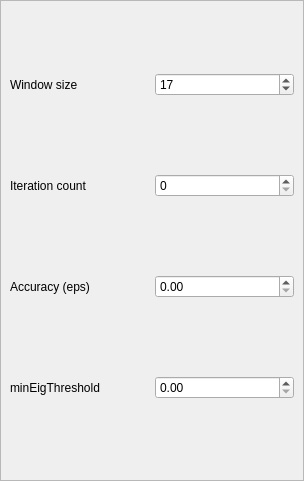
<?xml version="1.0" encoding="UTF-8"?>
<ui version="4.0">
 <class>TrackerParameterView</class>
 <widget class="QWidget" name="TrackerParameterView">
  <property name="geometry">
   <rect>
    <x>0</x>
    <y>0</y>
    <width>304</width>
    <height>481</height>
   </rect>
  </property>
  <property name="windowTitle">
   <string>Form</string>
  </property>
  <property name="autoFillBackground">
   <bool>false</bool>
  </property>
  <layout class="QVBoxLayout" name="verticalLayout_3">
   <property name="spacing">
    <number>6</number>
   </property>
   <property name="leftMargin">
    <number>0</number>
   </property>
   <property name="topMargin">
    <number>0</number>
   </property>
   <property name="rightMargin">
    <number>0</number>
   </property>
   <property name="bottomMargin">
    <number>0</number>
   </property>
   <item>
    <widget class="QScrollArea" name="scrollArea">
     <property name="autoFillBackground">
      <bool>false</bool>
     </property>
     <property name="verticalScrollBarPolicy">
      <enum>Qt::ScrollBarAsNeeded</enum>
     </property>
     <property name="horizontalScrollBarPolicy">
      <enum>Qt::ScrollBarAsNeeded</enum>
     </property>
     <property name="widgetResizable">
      <bool>true</bool>
     </property>
     <widget class="QWidget" name="scrollAreaWidgetContents">
      <property name="geometry">
       <rect>
        <x>0</x>
        <y>0</y>
        <width>302</width>
        <height>479</height>
       </rect>
      </property>
      <layout class="QHBoxLayout" name="horizontalLayout_4">
       <property name="leftMargin">
        <number>9</number>
       </property>
       <property name="topMargin">
        <number>0</number>
       </property>
       <item>
        <layout class="QVBoxLayout" name="verticalLayout">
         <item>
          <layout class="QHBoxLayout" name="horizontalLayout_2">
           <item>
            <widget class="QLabel" name="label_2">
             <property name="text">
              <string>Window size</string>
             </property>
            </widget>
           </item>
           <item>
            <widget class="QSpinBox" name="lineEdit_wndSize">
             <property name="minimum">
              <number>3</number>
             </property>
             <property name="maximum">
              <number>255</number>
             </property>
             <property name="singleStep">
              <number>2</number>
             </property>
             <property name="value">
              <number>17</number>
             </property>
            </widget>
           </item>
          </layout>
         </item>
         <item>
          <layout class="QHBoxLayout" name="horizontalLayout_5">
           <item>
            <widget class="QLabel" name="label">
             <property name="text">
              <string>Iteration count</string>
             </property>
            </widget>
           </item>
           <item>
            <widget class="QSpinBox" name="spinBoxIterCount"/>
           </item>
          </layout>
         </item>
         <item>
          <layout class="QHBoxLayout" name="horizontalLayout">
           <item>
            <widget class="QLabel" name="label_3">
             <property name="text">
              <string>Accuracy (eps)</string>
             </property>
            </widget>
           </item>
           <item>
            <widget class="QDoubleSpinBox" name="doubleSpinBoxAccuracy"/>
           </item>
          </layout>
         </item>
         <item>
          <layout class="QHBoxLayout" name="horizontalLayout_6">
           <item>
            <widget class="QLabel" name="label_4">
             <property name="toolTip">
              <string>the algorithm calculates the minimum eigen value of a 2x2 normal matrix of optical flow equations (this matrix is called a spatial gradient matrix in [Bouguet00]), divided by number of pixels in a window; if this value is less than minEigThreshold, then a corresponding feature is filtered out and its flow is not processed, so it allows to remove bad points and get a performance boost.</string>
             </property>
             <property name="text">
              <string>minEigThreshold</string>
             </property>
            </widget>
           </item>
           <item>
            <widget class="QDoubleSpinBox" name="doubleSpinBoxMinEigThres">
             <property name="toolTip">
              <string>the algorithm calculates the minimum eigen value of a 2x2 normal matrix of optical flow equations (this matrix is called a spatial gradient matrix in [Bouguet00]), divided by number of pixels in a window; if this value is less than minEigThreshold, then a corresponding feature is filtered out and its flow is not processed, so it allows to remove bad points and get a performance boost.</string>
             </property>
            </widget>
           </item>
          </layout>
         </item>
        </layout>
       </item>
      </layout>
     </widget>
    </widget>
   </item>
  </layout>
 </widget>
 <resources/>
 <connections/>
</ui>
